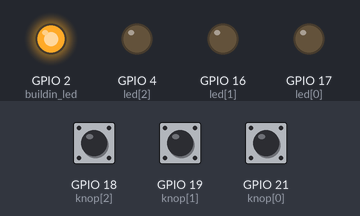
A program run on a simulated ESP32 board running MicroPython. On the bench: output pins drawn as LEDs (lit = HIGH). Dashed ring = blinking. The test bench sets the inputs (shaded band); at power-on: GPIO 18 (knop[2]) HIGH, GPIO 19 (knop[1]) HIGH, GPIO 21 (knop[0]) HIGH.

Above: at 1.2 s.
1.3 s: GPIO 18 (knop[2]) pulled LOW for 3.2 s
At 5.4 s:
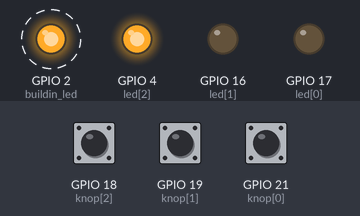
7.5 s: GPIO 19 (knop[1]) pulled LOW for 3.2 s
At 11.1 s:
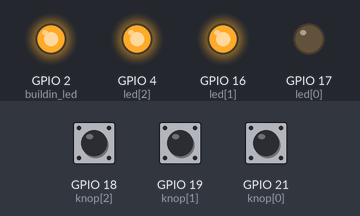
13.7 s: GPIO 21 (knop[0]) pulled LOW for 0.15 s
At 15.1 s:
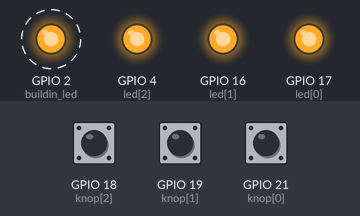
16.7 s: GPIO 18 (knop[2]) pulled LOW for 0.15 s
At 18.1 s:
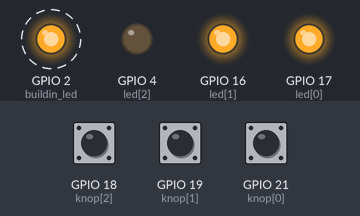
19.7 s: GPIO 19 (knop[1]) pulled LOW for 0.15 s
At 21.1 s:
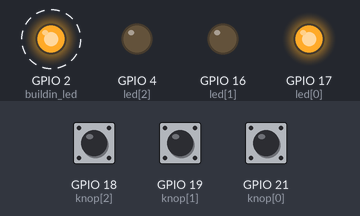
22.7 s: GPIO 18 (knop[2]) pulled LOW for 1 s
At 24.1 s:
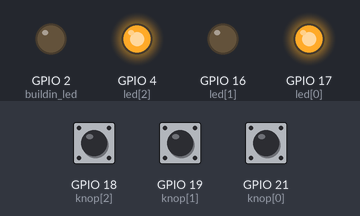
Timing chart, 0 to 27.7 s (numbered marks = the images above; inputs shaded):
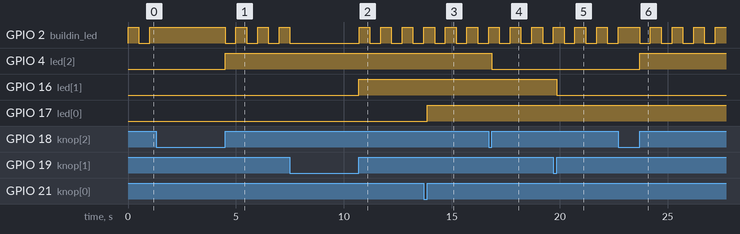

Measured:
- after the input at 1.3 s, GPIO 4 (led[2]): LOW → HIGH after 3.2 s
- after the input at 7.5 s, GPIO 16 (led[1]): LOW → HIGH after 3.2 s
- after the input at 13.7 s, GPIO 17 (led[0]): LOW → HIGH after 0.15 s
- after the input at 16.7 s, GPIO 4 (led[2]): HIGH → LOW after 0.15 s
- after the input at 19.7 s, GPIO 16 (led[1]): HIGH → LOW after 0.15 s
- after the input at 22.7 s, GPIO 4 (led[2]): LOW → HIGH after 1.0 s
- by itself, GPIO 2 (buildin_led): repeats every 1.0 s: HIGH 0.50 s, LOW 0.50 s

The program:

ToggleTheNewWay_asyncio_3.py
```python
from machine import Pin
import uasyncio as asyncio


class myGlobals:
    LED = [17, 16, 4]       # GPIO LEDS
    LEDState = [0, 0, 0]    # LED statussen
    BUILDIN = 2             # GPIO interne LED
    KNOP = [21, 19, 18]     # GPIO drukknoppen
    debounce_time = 10      # ms


async def toggle_LED(nummer):
    from machine import Pin
    # instances voor led en drukknop
    led = Pin(myGlobals.LED[nummer], Pin.OUT)
    knop = Pin(myGlobals.KNOP[nummer], Pin.IN, Pin.PULL_UP)
    # led initialsatie
    led.value(myGlobals.LEDState[nummer])
    # oneindige lus
    while True:
        # knop gedrukt ?
        if knop.value() == 0:
            # debounce
            while knop.value() == 0:
                asyncio.sleep_ms(myGlobals.debounce_time)
            # toggle LED
            myGlobals.LEDState[nummer] = not myGlobals.LEDState[nummer]
        # update LED
        led.value(myGlobals.LEDState[nummer])
        # even wachten
        await asyncio.sleep_ms(myGlobals.debounce_time)


async def flash_buildin_led(interval):
    from machine import Pin
    buildin_led = Pin(myGlobals.BUILDIN, Pin.OUT, value=0)
    while True:
        if buildin_led.value():
            buildin_led.off()
        else:
            buildin_led.on()
        await asyncio.sleep_ms(interval)


try:
    # event loop scheduler initialiseren
    loop = asyncio.get_event_loop()
    # taken op de event loop queue zetten
    loop.create_task(flash_buildin_led(500))
    for i in range(len(myGlobals.LED)):
        loop.create_task(toggle_LED(i))
    # taken laten uitvoeren
    loop.run_forever()

except Exception as e:
    print('Probleem met asyncio - %s'%e)

finally:
    # event loop scheduler afsluiten
    loop.close()
```
